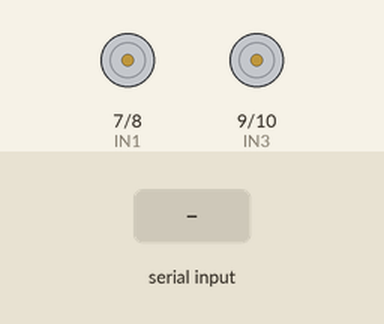
Simulated run of this sketch. Board: Arduino Uno, built with avr-gcc and run on an emulated ATmega328P. On the bench: motor-driver pin pairs drawn as motors (green arrow = first pin HIGH = forward, orange = second pin HIGH = backward, longer = more drive, scaled by the enable pin). The inputs (shaded band) are chosen by the test bench. What the sketch prints to the serial monitor is not drawn.

Above: at 1.2 s.
1.3 s: "f" received over the second serial link
At 2.1 s:
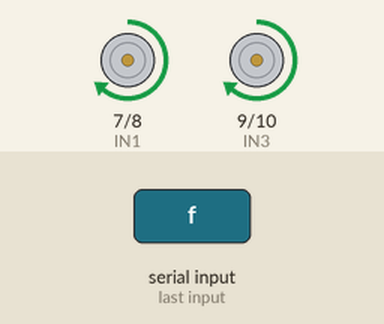
5.8 s: "b" received over the second serial link
At 6.7 s:
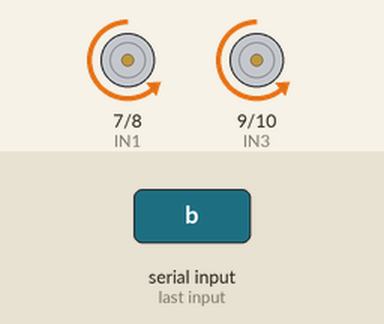
8.8 s: "l" received over the second serial link
At 10.2 s:
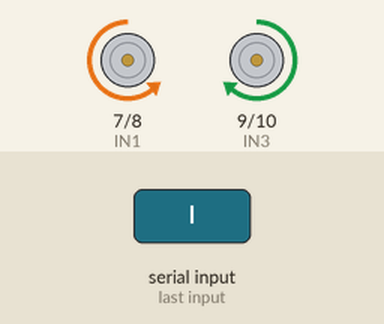
13.3 s: "r" received over the second serial link
At 13.6 s:
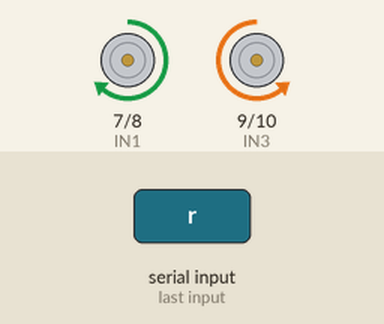
Timing chart, 0 to 17.8 s (numbered marks = the images above; inputs shaded):
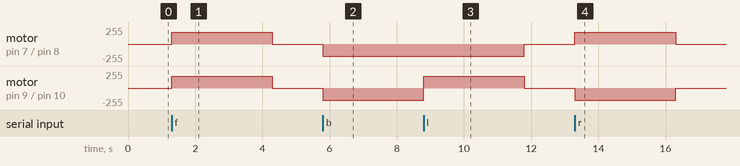

Measured:
- after the input at 1.3 s, motor on pin 7 (IN1) / pin 8 (IN2), motor on pin 9 (IN3) / pin 10 (IN4): stopped → forward 180/255 at once, → stopped 3.0 s later
- after the input at 5.8 s, motor on pin 7 (IN1) / pin 8 (IN2), motor on pin 9 (IN3) / pin 10 (IN4): stopped → backward 180/255 at once
- after the input at 8.8 s, motor on pin 7 (IN1) / pin 8 (IN2): backward 180/255 → stopped after 3.0 s; motor on pin 9 (IN3) / pin 10 (IN4): backward 180/255 → forward 180/255 at once, → stopped 3.0 s later
- after the input at 13.3 s, motor on pin 7 (IN1) / pin 8 (IN2): stopped → forward 180/255 at once, → stopped 3.0 s later; motor on pin 9 (IN3) / pin 10 (IN4): stopped → backward 180/255 at once, → stopped 3.0 s later

The sketch:

Homework_2.ino
```cpp
#include <SoftwareSerial.h>
#include <ctype.h>
#include <stdio.h>

const int ENA = 5;
const int ENB = 6;
const int IN1 = 7;
const int IN2 = 8;
const int IN3 = 9;
const int IN4 = 10;

int power = 180;

SoftwareSerial blue(2, 3); // RX | TX

void setup()
{
  Serial.begin(9600);
  blue.begin(9600);  //Default Baud for comm, it may be different for your Module.
  Serial.println("The bluetooth gates are open.\n Connect to HC-05 from any other bluetooth device with 1234 as pairing key!.");

  pinMode(IN1, OUTPUT);
  pinMode(IN2, OUTPUT);
  pinMode(IN3, OUTPUT);
  pinMode(IN4, OUTPUT);
}

void loop()
{
  if (blue.available())
  {
    auto comm = blue.read();

    switch(comm)
    {
      case 'f':
        digitalWrite(IN1, HIGH);
        digitalWrite(IN2, LOW);
        digitalWrite(IN3, HIGH);
        digitalWrite(IN4, LOW);
        move();
        break;
      case 'b':
        digitalWrite(IN1, LOW);
        digitalWrite(IN2, HIGH);
        digitalWrite(IN3, LOW);
        digitalWrite(IN4, HIGH);
        move();
        break;
      case 'l':
        digitalWrite(IN1, LOW);
        digitalWrite(IN2, HIGH);
        digitalWrite(IN3, HIGH);
        digitalWrite(IN4, LOW);
        move();
        break;
      case 'r':
        digitalWrite(IN1, HIGH);
        digitalWrite(IN2, LOW);
        digitalWrite(IN3, LOW);
        digitalWrite(IN4, HIGH);
        move();
        break;
      case 'p':
        power = 255;
        break;
      case 'm':
        power = 180;
      case 'w':
        power = 100;
        break;
    }

  }

}

void move()
{
  unsigned long start = millis();
  unsigned long end = start;


    while(end - start <= 3000)
    {
       if(blue.read() == 's')
       {
          break;
       }
       else
       {
         analogWrite(ENA, power);
         analogWrite(ENB, power);
       }

       end = millis();
    }

  analogWrite(ENA, 0);
  analogWrite(ENB, 0);
}
```
